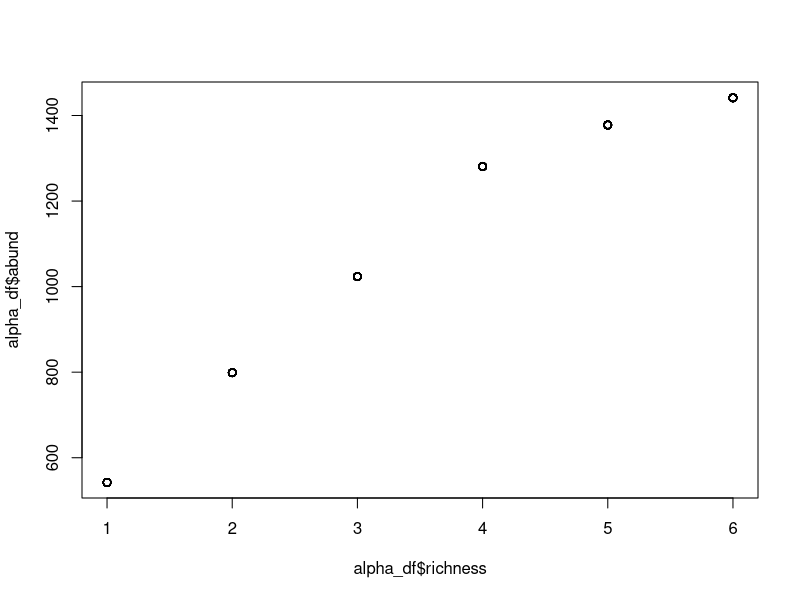

Reproduce this figure in R. (Note: this script raises an error after producing the figure.)
#Description-----------------------------------------
#Script to build sets of 5 patch metacommunities
#  29 Apr 2025
#RCS

# Load packages---------------------------------
library(vegan)
# Parameters------------------------------------
repo <- "D:/gitrepos/MetaDisease"
graphs <- paste(repo,"/Graphs",sep="")
#setting up meta-community parameters
set.seed(1234)
num_patches <- 5 #number of patches in metacommunity
num_spp <- 6 #number of POSSIBLE spp in metacommunity

N <- 100 #number of metacommunity simulations to run

meta_comm1 <- data.frame(matrix(NA, nrow = num_patches, ncol = num_spp))
S <- c(0.83, #PREG
       0.62, #TGRAN
       0.14, #TTOR
       NA, #ABOR
       0.12, #RCAT
       0.64) #RDRAY
S[4] <- runif(n = 1, min = S[5], max = S[3])
#an array of probability values for the occurence of each spp
#what if I over thought this, and I can just assign an occupancy probability?
K <- c(1000, 750, 700, 800, 400, 300)
max_abund <- 2000 # a somewhat arbitrarily decided upon max abundance

#Building the metacommunities
meta_comm_list <- vector("list",N)
beta_list <- vector("list", N)
nestedness_list <- vector("list", N)

for(n in 1:N){
  meta_comm <- vector("list", length = num_patches)
  #data.frame(matrix(NA, nrow = num_patches, ncol = num_spp)) #create metacom
  for(c in 1:num_patches){
    alpha <- as.numeric(sample(1:6, size = 1, replace = T))
    #need to create a relationship between species richness and abundance
    a <- 1000
    b <- 40
    error <- rnorm(length(alpha), mean = 0, sd = 1)
    abundance <- a*log(b*alpha)+error
    R <- alpha
    KCOM <- max_abund/(1+50*exp(-0.20*(R+500)))
    KS <- KCOM/abundance
    meta_comm[[c]] <- if(abundance >= KCOM){
      c(K[1:alpha]*KS,rep(0, num_spp - alpha))} else{
        c(K[1:alpha],rep(0, num_spp - alpha))
      }
  }
  meta_comm_list[[n]] <- meta_comm
}

# okay so I've made my 5 patch metacomms. Now I want to show that this still follows a saturated model
matrix(data = unlist(meta_comm_list[[1]]), nrow = num_patches, ncol = num_spp, byrow = T)
alpha_df <- data.frame(matrix(unlist(meta_comm_list), nrow = num_patches*N, ncol = num_spp, byrow = T))
alpha_df$abund <- rowSums(alpha_df[1:6])
max(alpha_df$abund)
alpha_df$richness <- rowSums(alpha_df[1:6] > 0)
plot(alpha_df$richness, alpha_df$abund) # alpha diversity is a saturated curve!
alpha_sat_plot <- ggplot(data = alpha_df, aes(x = richness, y = abund))+
  geom_point()+ 
  xlab("Species Richness")+
  ylab("Species Abundance")+
  #  ggtitle("Alpha diversity relationship with abundance")+
  theme_classic()
alpha_sat_plot


gamma_df <- data.frame(richness = rep(NA, length = N), abund = rep(NA, length = N))
for(n in 1:N){
  meta_comm <- data.frame(matrix(unlist(meta_comm_list[[n]]), nrow = num_patches, ncol = num_spp, byrow=T))
  gamma_df[n,2] <- sum(colSums(meta_comm))
  gamma_df[n,1]<- sum(colSums(meta_comm) > 0)
}
plot(gamma_df$richness, gamma_df$abund)
gamma_sat_plot <- ggplot(data = gamma_df, aes(x = richness, y = abund))+
  geom_point()+ 
  xlab("Species Richness")+
  ylab("Species Abundance")+
  #  ggtitle("Gamma diversity relationship with abundance")+
  theme_classic()
gamma_sat_plot

# save meta comm list
setwd(repo)
meta_comm_list <- meta_comm_list %>% lapply(unlist) %>% lapply(matrix,nrow = num_patches, ncol = num_spp, byrow = T) %>% lapply(data.frame)
saveRDS(meta_comm_list, "metacomm_5Patch.RDS")








